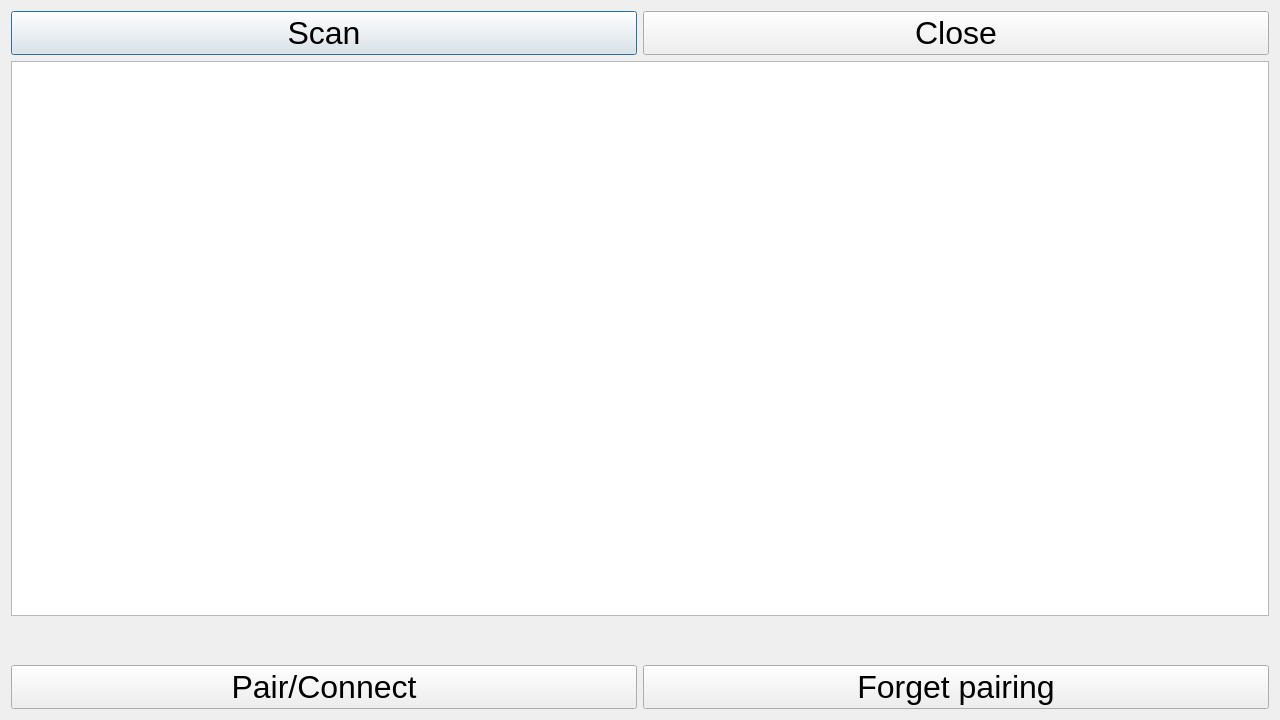
<?xml version="1.0" encoding="UTF-8"?>
<ui version="4.0">
 <class>BluetoothManager</class>
 <widget class="QDialog" name="BluetoothManager">
  <property name="geometry">
   <rect>
    <x>0</x>
    <y>0</y>
    <width>1280</width>
    <height>720</height>
   </rect>
  </property>
  <property name="sizePolicy">
   <sizepolicy hsizetype="Preferred" vsizetype="Preferred">
    <horstretch>0</horstretch>
    <verstretch>0</verstretch>
   </sizepolicy>
  </property>
  <property name="font">
   <font>
    <pointsize>24</pointsize>
   </font>
  </property>
  <property name="cursor">
   <cursorShape>BlankCursor</cursorShape>
  </property>
  <property name="windowTitle">
   <string>Bluetooth Manager</string>
  </property>
  <layout class="QVBoxLayout" name="verticalLayout">
   <item>
    <layout class="QHBoxLayout" name="horizontalLayout">
     <item>
      <widget class="QPushButton" name="scanButton">
       <property name="sizePolicy">
        <sizepolicy hsizetype="Expanding" vsizetype="Fixed">
         <horstretch>0</horstretch>
         <verstretch>0</verstretch>
        </sizepolicy>
       </property>
       <property name="text">
        <string>Scan</string>
       </property>
       <property name="checkable">
        <bool>false</bool>
       </property>
      </widget>
     </item>
     <item>
      <widget class="QPushButton" name="closeButton">
       <property name="sizePolicy">
        <sizepolicy hsizetype="Expanding" vsizetype="Fixed">
         <horstretch>0</horstretch>
         <verstretch>0</verstretch>
        </sizepolicy>
       </property>
       <property name="text">
        <string>Close</string>
       </property>
      </widget>
     </item>
    </layout>
   </item>
   <item>
    <widget class="QListWidget" name="listWidget"/>
   </item>
   <item>
    <widget class="QLabel" name="infoLabel">
     <property name="text">
      <string/>
     </property>
    </widget>
   </item>
   <item>
    <layout class="QHBoxLayout" name="horizontalLayout_2">
     <item>
      <widget class="QPushButton" name="pairButton">
       <property name="text">
        <string>Pair/Connect</string>
       </property>
      </widget>
     </item>
     <item>
      <widget class="QPushButton" name="unpairButton">
       <property name="text">
        <string>Forget pairing</string>
       </property>
      </widget>
     </item>
    </layout>
   </item>
  </layout>
 </widget>
 <tabstops>
  <tabstop>scanButton</tabstop>
  <tabstop>listWidget</tabstop>
  <tabstop>pairButton</tabstop>
  <tabstop>unpairButton</tabstop>
 </tabstops>
 <resources/>
 <connections/>
</ui>
